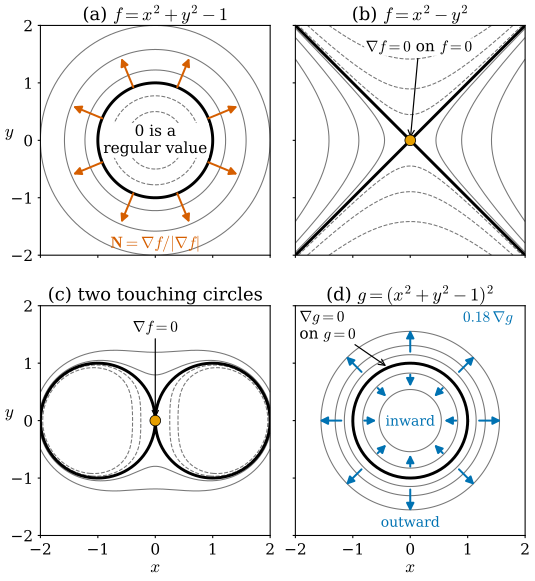

Recreate this plot in Python.
"""Figure 30.1.1: when is a zero level set a regular curve/surface? (Section 30.1)

Four 2D implicit functions on the same square [-2, 2]^2 (2D cross-sections of the 3D situation):
(a) f = x^2 + y^2 - 1: 0 is a regular value; vermillion arrows = N = grad f/|grad f| at 8 points of S.
(b) f = x^2 - y^2 (cross-section of the cone x^2 + y^2 - z^2): the zero set is two crossing lines; grad f = 0 at 0.
(c) f = ((x-1)^2 + y^2 - 1)((x+1)^2 + y^2 - 1): two circles touching at the origin; grad f = 0 at the contact.
(d) g = (x^2 + y^2 - 1)^2: the zero set is a perfectly good circle but grad g = 2 f grad f = 0 on it;
    blue arrows = grad g (unnormalized, scaled by 0.18) on the circles r = 0.8 and r = 1.2.
Gray curves: other level sets f = c. Black: the zero set. Orange dot: critical point on the zero set.
Self-checks: grad f != 0 on the circle in (a); grad f = 0 at the marked points; |grad g| = 0 on the circle in (d).

Run from the project root: ``PYTHONPATH=tools python3 chapters/30-radiance-field-surfaces/figures/fig-30-1-1-level-sets.py``
"""

import os

os.environ.setdefault("OMP_NUM_THREADS", "4")
os.environ.setdefault("OPENBLAS_NUM_THREADS", "4")

import dgfig

dgfig.setup()

import matplotlib
import matplotlib.pyplot as plt
import numpy as np

matplotlib.rcParams.update({"font.size": 13, "axes.titlesize": 13.5, "axes.labelsize": 13,
                            "xtick.labelsize": 11.5, "ytick.labelsize": 11.5, "legend.fontsize": 11.5})
C = dgfig.COLORS

L = 2.0
xs = np.linspace(-L, L, 801)
X, Y = np.meshgrid(xs, xs)


def f_a(x, y):
    return x ** 2 + y ** 2 - 1


def g_a(x, y):
    return np.stack([2 * x, 2 * y], -1)


def f_b(x, y):
    return x ** 2 - y ** 2


def g_b(x, y):
    return np.stack([2 * x, -2 * y], -1)


def f_c(x, y):
    return ((x - 1) ** 2 + y ** 2 - 1) * ((x + 1) ** 2 + y ** 2 - 1)


def g_c(x, y):
    p, q = (x - 1) ** 2 + y ** 2 - 1, (x + 1) ** 2 + y ** 2 - 1
    return np.stack([2 * (x - 1) * q + 2 * (x + 1) * p, 2 * y * q + 2 * y * p], -1)


def f_d(x, y):
    return (x ** 2 + y ** 2 - 1) ** 2


def g_d(x, y):
    return 2 * (x ** 2 + y ** 2 - 1)[..., None] * g_a(x, y)


# ---------------------------------------------------------------- self-checks
ang = np.linspace(0, 2 * np.pi, 400)
cx, cy = np.cos(ang), np.sin(ang)
assert np.min(np.linalg.norm(g_a(cx, cy), axis=-1)) > 1.99           # (a) regular on S
assert np.allclose(g_b(0.0, 0.0), 0) and f_b(0.0, 0.0) == 0           # (b) critical point on S
assert np.allclose(g_c(0.0, 0.0), 0) and f_c(0.0, 0.0) == 0           # (c) contact point is critical
assert np.allclose(g_d(cx, cy), 0, atol=1e-12)                         # (d) grad vanishes on S

fig, axs = plt.subplots(2, 2, figsize=(6.6, 6.9), gridspec_kw=dict(wspace=0.08, hspace=0.22))
arrow_kw = dict(arrowstyle="-|>", lw=1.5, mutation_scale=12, shrinkA=0, shrinkB=0)


def base(ax, F, levels, title):
    ax.contour(X, Y, F, levels=[lv for lv in levels if lv != 0], colors=C["aux"], linewidths=0.8, zorder=1)
    ax.contour(X, Y, F, levels=[0.0], colors=C["main"], linewidths=2.2, zorder=3)
    ax.set_xlim(-L, L)
    ax.set_ylim(-L, L)
    ax.set_aspect("equal")
    ax.set_xticks([-2, -1, 0, 1, 2])
    ax.set_yticks([-2, -1, 0, 1, 2])
    ax.tick_params(length=2)
    ax.set_title(title, fontsize=13.5, pad=4)


# (a) regular value: unit normals
ax = axs[0, 0]
base(ax, f_a(X, Y), [-0.75, -0.4, 0.5, 1.5, 3.0], r"(a) $f = x^2 + y^2 - 1$")
for k in range(8):
    a = 2 * np.pi * k / 8 + np.pi / 8
    p = np.array([np.cos(a), np.sin(a)])
    n = g_a(*p)
    n = n / np.linalg.norm(n)
    ax.annotate("", xy=p + 0.55 * n, xytext=p, arrowprops=dict(color=C["normal"], **arrow_kw), zorder=5)
ax.text(0.0, 0.0, "0 is a\nregular value", ha="center", va="center", fontsize=11.5,
        bbox=dict(fc="white", ec="none", pad=1.0), zorder=4)
ax.text(0.0, -1.8, r"$\mathbf{N} = \nabla f/|\nabla f|$", color=C["normal"], fontsize=12, ha="center", va="center")

# (b) crossing lines (cone cross-section)
ax = axs[0, 1]
base(ax, f_b(X, Y), [-2, -0.8, -0.2, 0.2, 0.8, 2], r"(b) $f = x^2 - y^2$")
ax.plot([0], [0], "o", color=C["accent"], ms=8, zorder=6, mec=C["main"], mew=0.6)
ax.annotate(r"$\nabla f = 0$ on $f = 0$", xy=(0, 0), xytext=(0.15, 1.55), fontsize=11.5,
            arrowprops=dict(arrowstyle="->", lw=0.9, color=C["main"]), ha="center",
            bbox=dict(fc="white", ec="none", pad=1.0))

# (c) tangent circles
ax = axs[1, 0]
base(ax, f_c(X, Y), [-0.6, -0.25, 0.4, 2.0], "(c) two touching circles")
ax.plot([0], [0], "o", color=C["accent"], ms=8, zorder=6, mec=C["main"], mew=0.6)
ax.annotate(r"$\nabla f = 0$", xy=(0, 0), xytext=(0.0, 1.55), fontsize=11.5, ha="center",
            arrowprops=dict(arrowstyle="->", lw=0.9, color=C["main"]), bbox=dict(fc="white", ec="none", pad=1.0))

# (d) squared function: grad vanishes on S
ax = axs[1, 1]
base(ax, f_d(X, Y), [0.1, 0.5, 2.0], r"(d) $g = (x^2 + y^2 - 1)^2$")
ax.plot(np.cos(ang), np.sin(ang), color=C["main"], lw=2.2, zorder=3)      # the zero set (contour misses a double zero)
for rr_ in (0.8, 1.2):
    for k in range(8):
        a = 2 * np.pi * k / 8
        p = rr_ * np.array([np.cos(a), np.sin(a)])
        gv = 0.18 * g_d(*p)
        ax.annotate("", xy=p + gv, xytext=p, arrowprops=dict(color=C["tangent"], **arrow_kw), zorder=5)
a_lab = 2 * np.pi * 5 / 16                                              # between two arrow directions
ax.annotate(r"$\nabla g = 0$" + "\non " + r"$g = 0$", xy=(np.cos(a_lab), np.sin(a_lab)), xytext=(-1.93, 1.93),
            ha="left", va="top", fontsize=11.5, zorder=6, bbox=dict(fc="white", ec="none", pad=1.0),
            arrowprops=dict(arrowstyle="->", lw=0.9, color=C["main"]))
ax.text(0.0, -0.02, "inward", ha="center", va="center", fontsize=10.5, color=C["tangent"])
ax.text(0.0, -1.78, "outward", ha="center", va="center", fontsize=10.5, color=C["tangent"])
ax.text(1.35, 1.72, r"$0.18\,\nabla g$", color=C["tangent"], fontsize=11.5, ha="center")

for ax in axs[:, 1]:
    ax.set_yticklabels([])
for ax in axs[1, :]:
    ax.set_xlabel(r"$x$", labelpad=1)
for ax in axs[:, 0]:
    ax.set_ylabel(r"$y$", labelpad=1, rotation=0)
for ax in axs[0, :]:
    ax.set_xticklabels([])

dgfig.save(fig, __file__)
